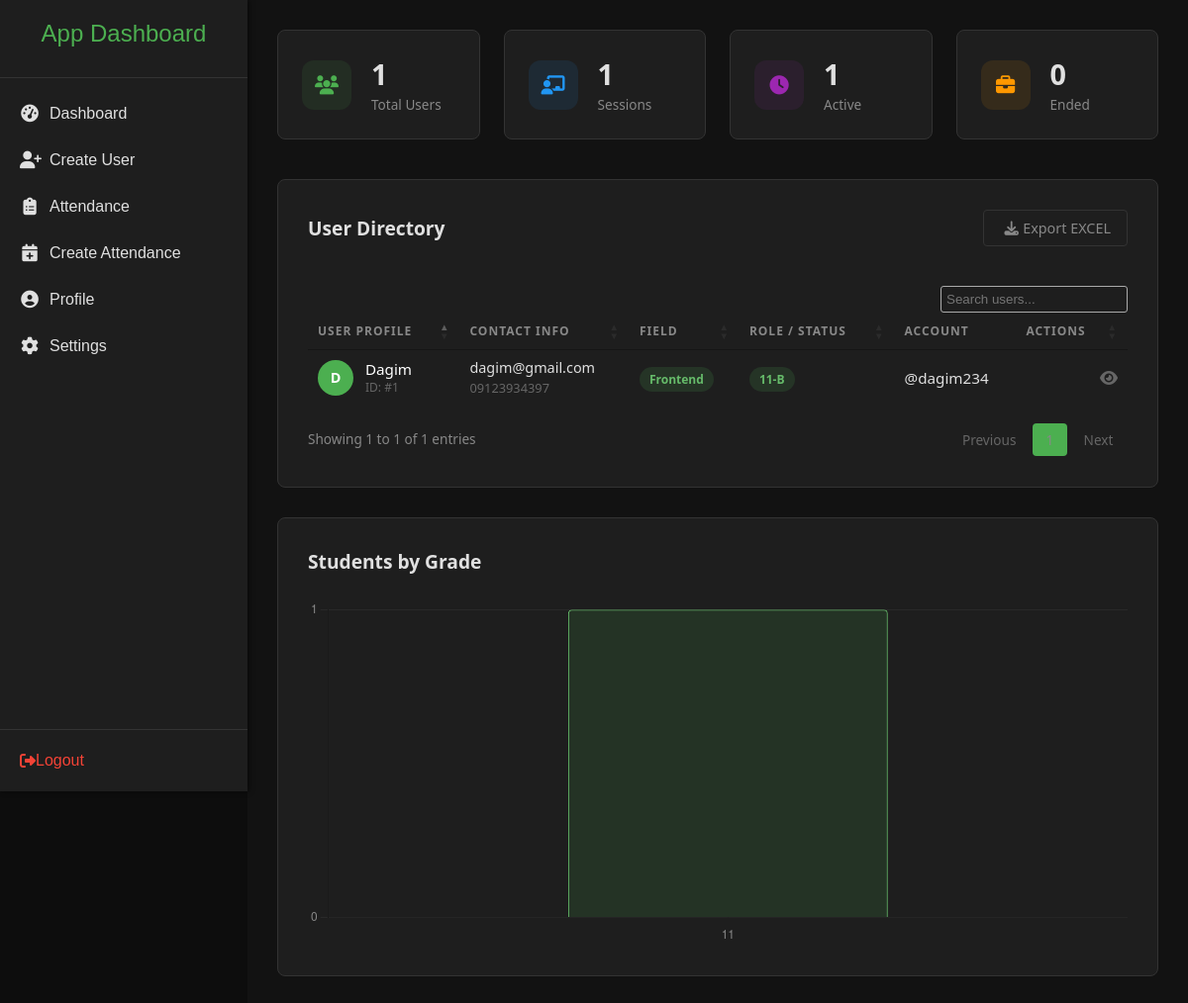
Page /ict/dashboard/ (signed in) on the earlier database version.
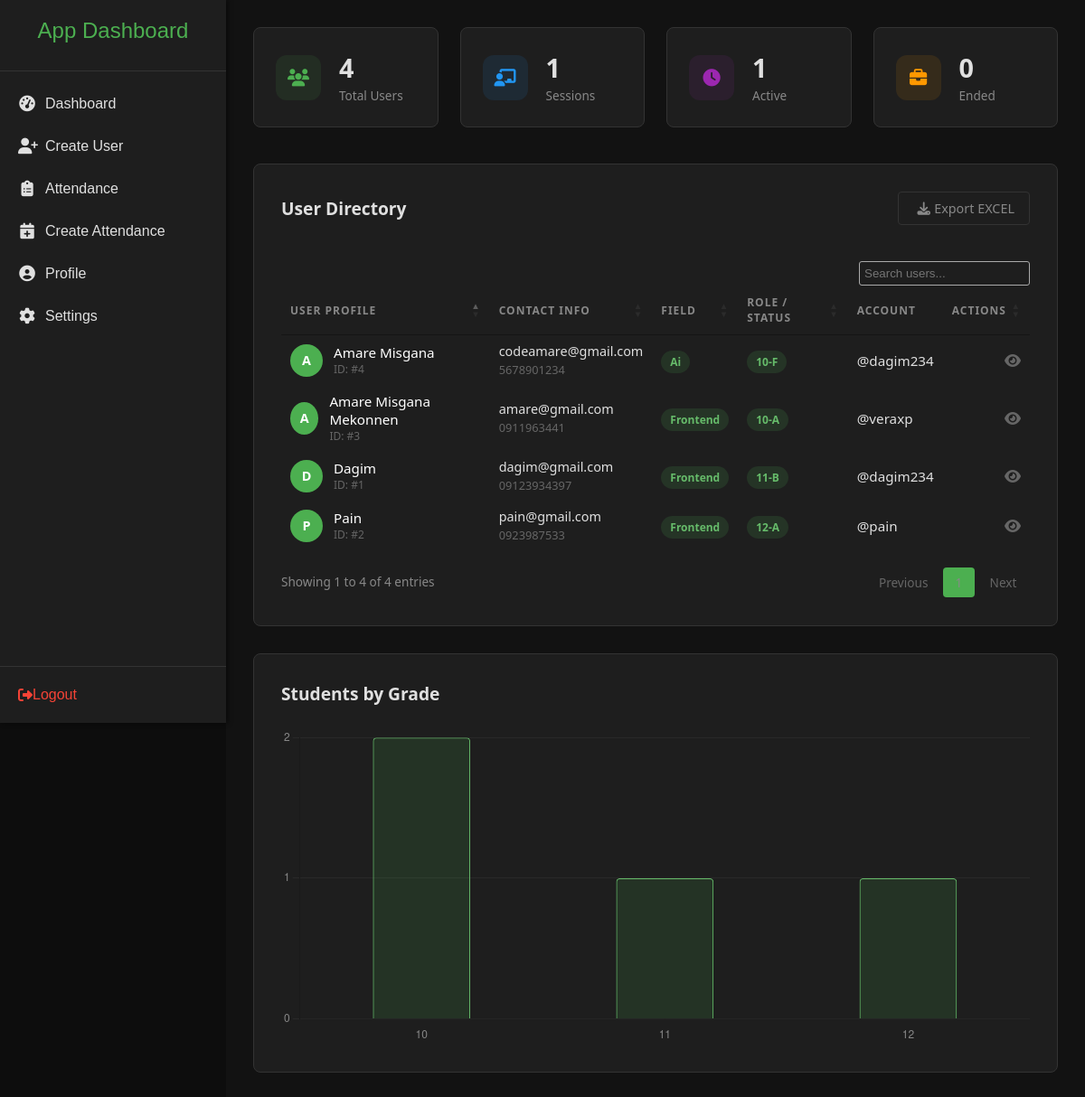
Same page on the later database version.
### users/models.py (models this page shows, shortened)
class Profile(models.Model):
    FIELD_CHOICE = [
        ("frontend", "Frontend"),
        ("backend", "Backend"),
        ("ai", "AI"),
        ("embadded", "Embadded"),
        ("cyber", "Cyber"),
        ("other", "Other"),
    ]
    user = models.OneToOneField(User, on_delete=models.CASCADE, related_name="profile")
    grade = models.CharField(max_length=20)
    section = models.CharField(max_length=20)
    field = models.CharField(max_length=50, choices=FIELD_CHOICE, default="frontend")
    account = models.CharField(max_length=100, default="N/A")
    phone_number = models.CharField(max_length=20)

### attendance/views.py (the view)
# urls.py: path("dashboard/", views.dashboard, name="dashboard"),
@admin_required
def dashboard(request):
    profiles = Profile.objects.select_related("user").all()
    users = profiles.count()
    attendance_sessions = AttendanceSession.objects.all().count()
    active_sessions = AttendanceSession.objects.filter(is_ended=False).count()
    ended_sessions = AttendanceSession.objects.filter(is_ended=True).count()
    grade_distribution = (
        Profile.objects.values("grade").annotate(total=Count("id")).order_by("grade")
    )
    grade_labels = [item["grade"] for item in grade_distribution]
    grade_counts = [item["total"] for item in grade_distribution]
    context = {
        "profiles": profiles,
        "users": users,
        "attendance_sessions": attendance_sessions,
        "active_sessions": active_sessions,
        "ended_sessions": ended_sessions,
        "grade_labels": grade_labels,
        "grade_counts": grade_counts,
    }
    return render(request, "attendance/dashboard.html", context)

### attendance/templates/attendance/dashboard.html (shortened to what this page needs)
{% extends 'fragments/dashboard_frag.html' %}
{% load static %}
{% block head %}
  <link rel="stylesheet" href="{% static 'attendance/css/dashboard.css' %}" />
  <link rel="stylesheet" href="https://cdnjs.cloudflare.com/ajax/libs/font-awesome/6.4.0/css/all.min.css" />
  <link rel="stylesheet" href="https://cdn.datatables.net/1.13.6/css/jquery.dataTables.min.css" />
{% endblock %}
{% block content %}
  <div class="dashboard-content">
    <div class="stats-grid">
      <div class="stat-card">
        <div class="icon-wrapper green">
          <i class="fas fa-users"></i>
        </div>
        <div class="stat-details">
          <h3>{{ users }}</h3>
          <span>Total Users</span>
        </div>
      </div>
      <div class="stat-card">
        <div class="icon-wrapper blue">
          <i class="fas fa-chalkboard-user"></i>
        </div>
        <div class="stat-details">
          <h3>{{ attendance_sessions }}</h3>
          <span>Sessions</span>
        </div>
      </div>
      <div class="stat-card">
        <div class="icon-wrapper purple">
          <i class="fas fa-clock"></i>
        </div>
        <div class="stat-details">
          <h3>{{ active_sessions }}</h3>
          <span>Active</span>
        </div>
      </div>
      <div class="stat-card">
        <div class="icon-wrapper orange">
          <i class="fas fa-briefcase"></i>
        </div>
        <div class="stat-details">
          <h3>{{ ended_sessions }}</h3>
          <span>Ended</span>
        </div>
      </div>
    </div>
    <div class="table-section">
      <div class="table-header">
        <h2>User Directory</h2>
        <a href="{% url 'export_users' %}" class="btn-secondary"><i class="fas fa-download"></i>Export EXCEL</a>
      </div>
      <table id="usersTable" class="modern-table">
        <thead>
          <tr>
            <th>User Profile</th>
            <th>Contact Info</th>
            <th>Field</th>
            <th>Role / Status</th>
            <th>Account</th>
            <th class="text-right">Actions</th>
          </tr>
        </thead>
        <tbody>
          {% for profile in profiles %}
            <tr>
              <td>
                <div class="user-profile-cell">
                  <div class="user-avatar">{{ profile.user.username|slice:':1'|upper }}</div>
                  <div class="user-meta">
                    <span class="name">{{ profile.user.username }}</span>
                    <span class="id">ID: #{{ profile.id }}</span>
                  </div>
                </div>
              </td>
              <td>
                <div class="contact-meta">
                  <span class="email">{{ profile.user.email }}</span>
                  <span class="phone">{{ profile.phone_number }}</span>
                </div>
              </td>
              <td>
                <span class="status-badge">{{ profile.field|capfirst }}</span>
              </td>
              <td>
                <span class="status-badge">{{ profile.grade }}-{{ profile.section }}</span>
              </td>
              <td>{{ profile.account|default:'N/A' }}</td>
              <td class="text-right">
                <a href="{% url 'user_detail' user_id=profile.user.id %}" class="btn-icon" title="See More"><i class="fas fa-eye"></i></a>
              </td>
            </tr>
          {% endfor %}
        </tbody>
      </table>
    </div>
    <div class="chart-section">
      <div class="chart-header">
        <h2>Students by Grade</h2>
      </div>
      <div class="chart-wrapper">
        <canvas id="gradeChart"></canvas>
      </div>
    </div>
  </div>
  <script>
    $(document).ready(function () {
      // DataTable Config
      $('#usersTable').DataTable({
        pageLength: 5,
        lengthChange: false,
        language: {
          search: '',
          searchPlaceholder: 'Search users...'
        },
        columnDefs: [
          { orderable: false, targets: 4 }
        ]
      });
      // Chart.js Config
      const ctx = document.getElementById('gradeChart').getContext('2d');
      const gradeLabels = {{ grade_labels|safe }};
      const gradeCounts = {{ grade_counts|safe }};
      new Chart(ctx, {
        type: 'bar',
        data: {
          labels: gradeLabels,
          datasets: [{
            label: 'Students',
            data: gradeCounts,
            // Matches .status-badge background: rgba(76, 175, 80, 0.15)
            backgroundColor: 'rgba(76, 175, 80, 0.15)',
            // Matches .status-badge color: #66bb6a
            borderColor: '#66bb6a',
            borderWidth: 1,
            borderRadius: 4,
            barPercentage: 0.5,
            hoverBackgroundColor: 'rgba(76, 175, 80, 0.3)'
          }]
        },
        options: {
          responsive: true,
          maintainAspectRatio: false,
          plugins: {
            legend: { display: false },
            tooltip: {
                backgroundColor: '#1e1e1e',
                titleColor: '#fff',
                bodyColor: '#ccc',
                borderColor: '#333',
                borderWidth: 1,
                padding: 10,
                displayColors: false
            }
          },
          scales: {
            y: {
              beginAtZero: true,
              grid: { color: 'rgba(255, 255, 255, 0.05)' },
              ticks: { color: '#888', stepSize: 1 }
            },
            x: {
              grid: { display: false },
              ticks: { color: '#888' }
            }
          }
        }
      });
    });
  </script>
{% endblock %}

### templates/fragments/dashboard_frag.html (shortened to what this page needs)
<!DOCTYPE html>
<html lang="en">
  <head>
    <link rel="stylesheet" href="https://cdn.jsdelivr.net/npm/remixicon@4.2.0/fonts/remixicon.css" />
    <link rel="stylesheet" href="https://cdnjs.cloudflare.com/ajax/libs/font-awesome/6.5.2/css/all.min.css" />
    {% block head %}{% endblock %}
  </head>
  <body>
    {% include 'fragments/messages.html' %}
    {% load static %}
    <div class="sidebar">
      <div class="sidebar-header">
        <h2>App Dashboard</h2>
      </div>
      <ul class="sidebar-nav">
        <li class="nav-item">
          <a href="{% url 'dashboard' %}" class="nav-link"><i class="fas fa-tachometer-alt"></i> Dashboard</a>
        </li>
        <li class="nav-item">
          <a href="{% url 'create-user' %}" class="nav-link"><i class="fas fa-user-plus"></i> Create User</a>
        </li>
        <li class="nav-item">
          <a href="{% url 'attendance_session_list' %}" class="nav-link"><i class="fas fa-clipboard-list"></i> Attendance</a>
        </li>
        <li class="nav-item">
          <a href="{% url 'create_attendance_session' %}" class="nav-link"><i class="fas fa-calendar-plus"></i> Create Attendance</a>
        </li>
        <li class="nav-item">
          <a href="#" class="nav-link"><i class="fas fa-user-circle"></i> Profile</a>
        </li>
        <li class="nav-item">
          <a href="#" class="nav-link"><i class="fas fa-cog"></i> Settings</a>
        </li>
      </ul>
      <div class="sidebar-footer">
        <a href="#" class="logout-link"><i class="fas fa-sign-out-alt"></i> Logout</a>
      </div>
    </div>
    <div class="main-content">
      {% block content %}{% endblock %}
    </div>
  </body>
</html>

### templates/fragments/messages.html (shortened to what this page needs)
<link rel="stylesheet" href="https://cdn.jsdelivr.net/npm/sweetalert2@11/dist/sweetalert2.min.css" />

### attendance/static/attendance/css/dashboard.css (style rules this page uses)
.dashboard-content { font-family: "Segoe UI", Tahoma, Geneva, Verdana, sans-serif; }
.text-right { text-align: right; }
.stats-grid { display: grid; grid-template-columns: repeat(4, 1fr); gap: 24px; margin-bottom: 40px; }
.stat-card { background: var(--color-container-bg); border: 1px solid var(--color-border-dark); padding: 24px; border-radius: 8px; display: flex; align-items: center; transition: transform 0.2s ease, border-color 0.2s; }
.icon-wrapper { width: 50px; height: 50px; border-radius: 12px; display: flex; align-items: center; justify-content: center; font-size: 1.2rem; margin-right: 20px; background: rgba(255, 255, 255, 0.05); }
.icon-wrapper.green { color: #4caf50; background: rgba(76, 175, 80, 0.1); }
.icon-wrapper.blue { color: #2196f3; background: rgba(33, 150, 243, 0.1); }
.icon-wrapper.orange { color: #ff9800; background: rgba(255, 152, 0, 0.1); }
.icon-wrapper.purple { color: #9c27b0; background: rgba(156, 39, 176, 0.1); }
.stat-details h3 { margin: 0; font-size: 1.8rem; color: var(--color-text-light); font-weight: 600; }
.stat-details span { color: var(--color-placeholder); font-size: 0.85rem; font-weight: 500; }
.table-section { background: var(--color-container-bg); border-radius: 8px; border: 1px solid var(--color-border-dark); padding: 30px; }
.table-header { display: flex; justify-content: space-between; align-items: center; margin-bottom: 25px; }
.table-header h2 { margin: 0; font-size: 1.2rem; color: var(--color-text-light); }
.btn-secondary { background: transparent; border: 1px solid var(--color-border-dark); color: var(--color-placeholder); padding: 8px 16px; border-radius: 4px; cursor: pointer; font-size: 0.9rem; text-decoration: none; }
.btn-secondary i { padding: 0 0.3em; }
table.modern-table { width: 100%; border-collapse: collapse; color: var(--color-text-light); }
table.modern-table thead th { text-align: left; padding: 15px 10px; border-bottom: 1px solid var(--color-border-dark); color: var(--color-placeholder); font-size: 0.75rem; text-transform: uppercase; letter-spacing: 1px; font-weight: 600; }
table.modern-table tbody tr { border-bottom: 1px solid #252525; transition: background-color 0.2s; }
table.modern-table tbody td { padding: 16px 10px; vertical-align: middle; font-size: 0.95rem; }
.user-profile-cell { display: flex; align-items: center; gap: 12px; }
.user-avatar { width: 36px; height: 36px; background: var(--color-accent-green); color: #fff; border-radius: 50%; display: flex; align-items: center; justify-content: center; font-weight: bold; font-size: 0.9rem; }
.user-meta { display: flex; flex-direction: column; }
.user-meta .name { font-weight: 500; color: #fff; }
.user-meta .id { font-size: 0.75rem; color: #666; }
.contact-meta { display: flex; flex-direction: column; }
.contact-meta .email { font-size: 0.9rem; }
.contact-meta .phone { font-size: 0.8rem; color: #666; margin-top: 2px; }
.status-badge { background: rgba(76, 175, 80, 0.15); color: #66bb6a; padding: 4px 10px; border-radius: 20px; font-size: 0.75rem; font-weight: 600; }
.btn-icon { color: #666; margin-left: 10px; font-size: 1rem; transition: color 0.2s; }
table.dataTable.no-footer { border-bottom: none !important; }
.chart-section { background: var(--color-container-bg); border: 1px solid var(--color-border-dark); border-radius: 8px; padding: 30px; margin-top: 30px; }
.chart-header { margin-bottom: 25px; }
.chart-header h2 { margin: 0; font-size: 1.2rem; color: var(--color-text-light); }
.chart-wrapper { position: relative; height: 350px; width: 100%; }

Differences in the rows shown:
added Profile: user.username "P", user.username "Pain", id "2", user.email "pain@gmail.com", phone_number "0923987533", field "Frontend", grade "12", section "A", account "@pain"
added Profile: user.username "A", user.username "Amare Misgana Mekonnen", id "3", user.email "amare@gmail.com", phone_number "0911963441", field "Frontend", grade "10", section "A", account "@veraxp"
added Profile: user.username "A", user.username "Amare Misgana", id "4", user.email "codeamare@gmail.com", phone_number "5678901234", field "Ai", grade "10", section "F", account "@dagim234"
Other differences:
{{ users }}: "1" → "4"
text written by a page script: "Showing 1 to 1 of 1 entries Previous Next" → "Showing 1 to 4 of 4 entries Previous Next"
chart data {{ grade_labels|safe }}: ['11'] → ['10', '11', '12']
chart data {{ grade_counts|safe }}: [1] → [2, 1, 1]
